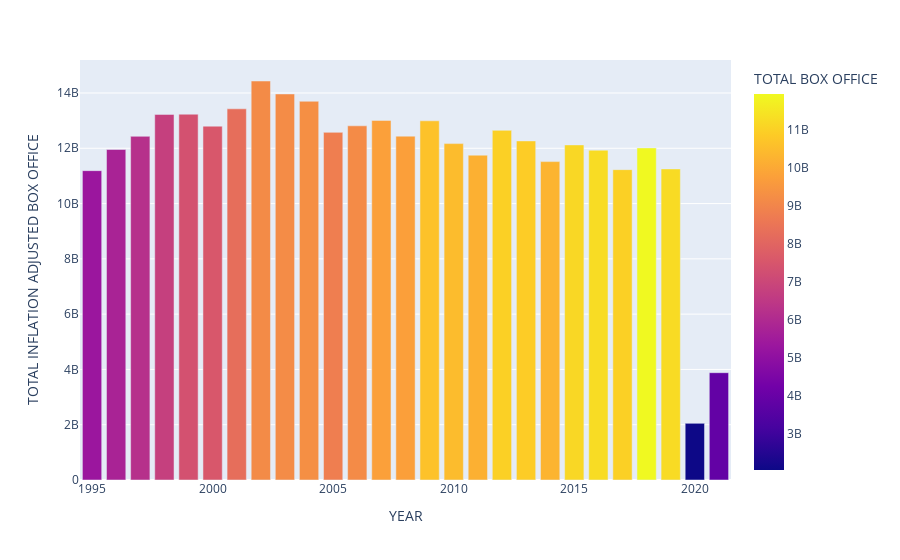

The notebook cell saved with this chart:
### Code cell
fig = px.bar(AnnualTicketSales, x='YEAR', y='TOTAL INFLATION ADJUSTED BOX OFFICE',orientation='v', color='TOTAL BOX OFFICE')
fig.show()

### Figure 1 — Plotly figure (JSON) as saved in the notebook; plotly's stock layout.template omitted (floating-point values rounded to 4 significant figures)
{"data": [{"alignmentgroup": "True", "hovertemplate": "YEAR=%{x}<br>TOTAL INFLATION ADJUSTED BOX OFFICE=%{y}<br>TOTAL BOX OFFICE=%{marker.color}<extra></extra>", "legendgroup": "", "marker": {"color": [3881777912, 2048534616, 11253443955, 11948096650, 10993991460, 11267115924, 11155900636, 10272985008, 10887446341, 10992141616, 10173519704, 10482254025, 10639257284, 9750744148, 9769854914, 9161738221, 8800805718, 9287996519, 9193277289, 9155147215, 8296849636, 7532311479, 7338894852, 6771575283, 6230235770, 5769078886, 5314421390], "coloraxis": "coloraxis", "pattern": {"shape": ""}}, "name": "", "offsetgroup": "", "orientation": "v", "showlegend": false, "textposition": "auto", "type": "bar", "x": [2021, 2020, 2019, 2018, 2017, 2016, 2015, 2014, 2013, 2012, 2011, 2010, 2009, 2008, 2007, 2006, 2005, 2004, 2003, 2002, 2001, 2000, 1999, 1998, 1997, 1996, 1995], "xaxis": "x", "y": [3881777912, 2048534616, 11253444050, 12013670952, 11226860216, 11931416424, 12121948075, 11517810744, 12266787382, 12649244986, 11751502955, 12169509032, 12994051137, 12439665380, 13007535993, 12812442671, 12576499367, 13700165883, 13965240914, 14433929789, 13427407722, 12800734319, 13233123027, 13225505439, 12433322785, 11955781912, 11190826105], "yaxis": "y"}], "layout": {"barmode": "relative", "coloraxis": {"colorbar": {"title": {"text": "TOTAL BOX OFFICE"}}, "colorscale": [[0, "#0d0887"], [0.1111, "#46039f"], [0.2222, "#7201a8"], [0.3333, "#9c179e"], [0.4444, "#bd3786"], [0.5556, "#d8576b"], [0.6667, "#ed7953"], [0.7778, "#fb9f3a"], [0.8889, "#fdca26"], [1, "#f0f921"]]}, "legend": {"tracegroupgap": 0}, "margin": {"t": 60}, "xaxis": {"anchor": "y", "domain": [0, 1], "title": {"text": "YEAR"}}, "yaxis": {"anchor": "x", "domain": [0, 1], "title": {"text": "TOTAL INFLATION ADJUSTED BOX OFFICE"}}}}
